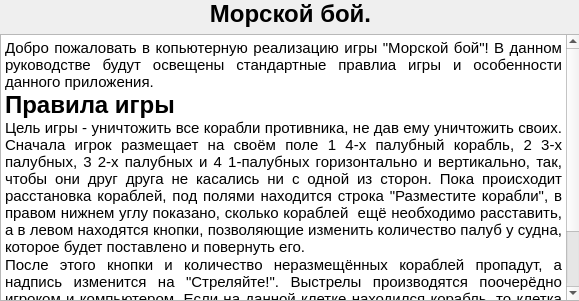
<?xml version="1.0" encoding="UTF-8"?>
<ui version="4.0">
 <class>HelpDialog</class>
 <widget class="QDialog" name="HelpDialog">
  <property name="geometry">
   <rect>
    <x>0</x>
    <y>0</y>
    <width>579</width>
    <height>301</height>
   </rect>
  </property>
  <property name="windowTitle">
   <string>Dialog</string>
  </property>
  <widget class="QWidget" name="gridLayoutWidget">
   <property name="geometry">
    <rect>
     <x>0</x>
     <y>0</y>
     <width>581</width>
     <height>301</height>
    </rect>
   </property>
   <layout class="QGridLayout" name="gridLayout">
    <item row="2" column="0">
     <widget class="QTextBrowser" name="textBrowser">
      <property name="html">
       <string>&lt;!DOCTYPE HTML PUBLIC &quot;-//W3C//DTD HTML 4.0//EN&quot; &quot;http://www.w3.org/TR/REC-html40/strict.dtd&quot;&gt;
&lt;html&gt;&lt;head&gt;&lt;meta name=&quot;qrichtext&quot; content=&quot;1&quot; /&gt;&lt;style type=&quot;text/css&quot;&gt;
p, li { white-space: pre-wrap; }
&lt;/style&gt;&lt;/head&gt;&lt;body style=&quot; font-family:'Cantarell'; font-size:11pt; font-weight:400; font-style:normal;&quot;&gt;
&lt;p align=&quot;justify&quot; style=&quot; margin-top:0px; margin-bottom:0px; margin-left:0px; margin-right:0px; -qt-block-indent:0; text-indent:0px;&quot;&gt;&lt;span style=&quot; font-family:'Cantarell';&quot;&gt;Добро пожаловать в копьютерную реализацию игры &amp;quot;Морской бой&amp;quot;! В данном руководстве будут освещены стандартные правлиа игры и особенности данного приложения.&lt;/span&gt;&lt;/p&gt;
&lt;p align=&quot;justify&quot; style=&quot; margin-top:0px; margin-bottom:0px; margin-left:0px; margin-right:0px; -qt-block-indent:0; text-indent:0px;&quot;&gt;&lt;span style=&quot; font-family:'Cantarell'; font-size:18pt; font-weight:600;&quot;&gt;Правила игры&lt;/span&gt;&lt;/p&gt;
&lt;p align=&quot;justify&quot; style=&quot; margin-top:0px; margin-bottom:0px; margin-left:0px; margin-right:0px; -qt-block-indent:0; text-indent:0px;&quot;&gt;&lt;span style=&quot; font-family:'Cantarell';&quot;&gt;Цель игры - уничтожить все корабли противника, не дав ему уничтожить своих. Сначала игрок размещает на своём поле 1 4-х палубный корабль, 2 3-х палубных, 3 2-х палубных и 4 1-палубных горизонтально и вертикально, так, чтобы они друг друга не касались ни с одной из сторон. Пока происходит расстановка кораблей, под полями находится строка &amp;quot;Разместите корабли&amp;quot;, в правом нижнем углу показано, сколько кораблей  ещё необходимо расставить, а в левом находятся кнопки, позволяющие изменить количество палуб у судна, которое будет поставлено и повернуть его.&lt;/span&gt;&lt;/p&gt;
&lt;p align=&quot;justify&quot; style=&quot; margin-top:0px; margin-bottom:0px; margin-left:0px; margin-right:0px; -qt-block-indent:0; text-indent:0px;&quot;&gt;&lt;span style=&quot; font-family:'Cantarell';&quot;&gt;После этого кнопки и количество неразмещённых кораблей пропадут, а  надпись изменится на &amp;quot;Стреляйте!&amp;quot;. Выстрелы производятся поочерёдно игроком и компьютером. Если на данной клетке находился корабль, то клетка будет отмечена красным крестиком, а ход не перейдёт дальше, иначе она будет отмечена синей точкой. Как только корабль будет полностью добит, все окружающие его клетки будут, для удобства, отмечены точками (корабля там точно быть не может).&lt;/span&gt;&lt;/p&gt;&lt;/body&gt;&lt;/html&gt;</string>
      </property>
     </widget>
    </item>
    <item row="1" column="0">
     <widget class="QLabel" name="label">
      <property name="text">
       <string>&lt;html&gt;&lt;head/&gt;&lt;body&gt;&lt;p align=&quot;center&quot;&gt;&lt;span style=&quot; font-size:18pt; font-weight:600;&quot;&gt;Морской бой.&lt;/span&gt;&lt;/p&gt;&lt;/body&gt;&lt;/html&gt;</string>
      </property>
     </widget>
    </item>
   </layout>
  </widget>
 </widget>
 <resources/>
 <connections/>
</ui>
